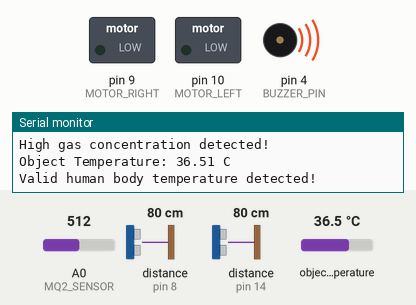
Recording of a program running on a simulated Arduino Micro, built with avr-gcc and run on an emulated ATmega32U4. On the bench: switched loads named in the program (green lamp = pin HIGH), buzzer (waves = sounding), the last lines printed to the serial monitor. Wiring (inferred from the names in the program): 2 × ultrasonic range finder: trigger pin 7, echo pin 8 / trigger pin 16, echo pin 14. Dashed ring = blinking. Inputs (shaded band) come from the test bench; at power-on: object temperature 36.5 °C, distance to the obstacle (sensors on pin 8, pin 14) 80 cm, A0 (MQ2_SENSOR) = 512. The echo pulse lasts 58.3 µs per cm; pins used as bus, display or sensor lines are not drawn.

Above: at 1.26 s.
1.3 s: object temperature set to 32.8 °C
4.3 s: object temperature set to 32.1 °C
At 5.6 s:
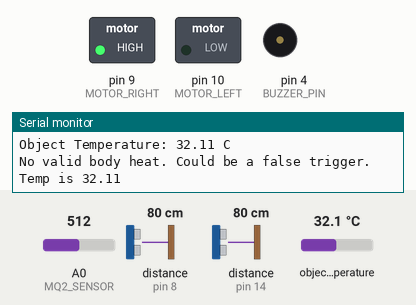
10.3 s: distance to the obstacle (sensor on pin 8) set to 12 cm
13.3 s: distance to the obstacle (sensor on pin 8) set to 9 cm
At 13.9 s:
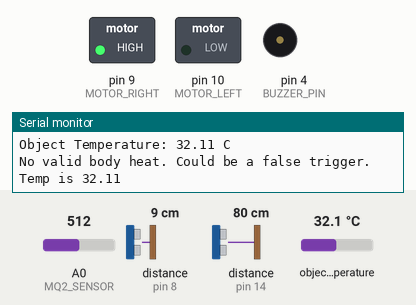
16.3 s: distance to the obstacle (sensor on pin 8) set to 35 cm
At 16.49 s:
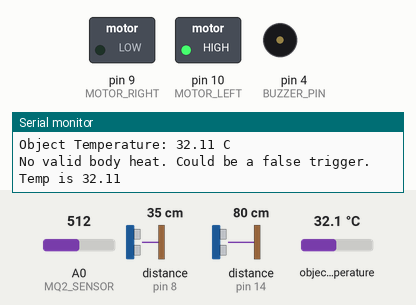
Timing chart, 0 to 20.3 s (numbered marks = the images above; inputs shaded):
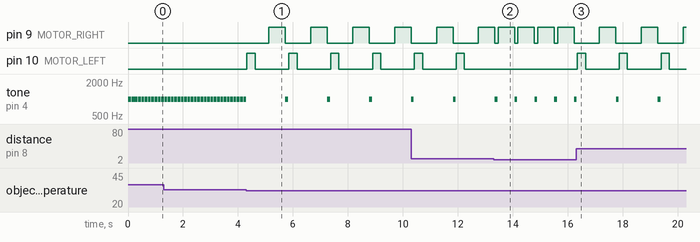

Measured:
- the behaviour switches between 32.5 and 32.4 °C on object temperature (found by bisection; images 0 and 1)
- the behaviour switches between 11 and 10 cm on distance to the obstacle (sensor on pin 8) (found by bisection; images 1 and 2)
- after the input at 4.3 s, pin 9 (MOTOR_RIGHT): alternates HIGH for 0.60 s and LOW for 0.93 s, starting after 0.83 s; pin 10 (MOTOR_LEFT): alternates HIGH for 0.30 s and LOW for 1.2 s, starting at once; tone on pin 4 (BUZZER_PIN): alternates 1000 Hz for 0.10 s and silent for 1.4 s, starting after 1.4 s
- after the input at 13.3 s, pin 9 (MOTOR_RIGHT): alternates HIGH for 0.60 s and LOW for 0.12 s, starting after 0.17 s; pin 10 (MOTOR_LEFT): stops changing and stays LOW; tone on pin 4 (BUZZER_PIN): alternates 1000 Hz for 0.10 s and silent for 0.62 s, starting after 0.77 s
- after the input at 16.3 s, pin 9 (MOTOR_RIGHT): alternates HIGH for 0.60 s and LOW for 0.92 s, starting after 0.85 s; pin 10 (MOTOR_LEFT): alternates HIGH for 0.30 s and LOW for 1.2 s, starting after 0.05 s; tone on pin 4 (BUZZER_PIN): alternates 1000 Hz for 0.10 s and silent for 1.4 s, starting after 1.5 s
- by itself, tone on pin 4 (BUZZER_PIN): alternates 1000 Hz for 0.10 s and silent for 0.02 s

The program:

main.cpp
```cpp
#include <Arduino.h>
#include <Adafruit_MLX90614.h>

// Pin Definitions
#define TRIG_R_PIN    7           // Ultrasonic sensor 1 TRIG pin
#define ECHO_R_PIN    8           // Ultrasonic sensor 1 ECHO pin
#define TRIG_L_PIN    16          // Ultrasonic sensor 2 TRIG pin (new)
#define ECHO_L_PIN    14          // Ultrasonic sensor 2 ECHO pin (new)
#define MQ2_SENSOR    A0          // MQ-2 Gas sensor
#define BUZZER_PIN    4           // Alarm buzzer
#define MOTOR_LEFT    10          // Left motor
#define MOTOR_RIGHT   9           // Right Motor

// Thresholds
#define TEMP_THRESHOLD_LOW   32.5
#define TEMP_THRESHOLD_HIGH  42.0
#define GAS_THRESHOLD        450   // MQ-2 analog value (adjustable)
#define DIST_THRESHOLD_CM    10

// Temperature sensor
Adafruit_MLX90614 mlx = Adafruit_MLX90614();

// Timing Variables
unsigned long motionLastDetected = 0;
const unsigned long humanSearchDuration = 5000;

// Function Declarations
float getDistance(uint8_t trigPin, uint8_t echoPin);
float getAmbientTemperature();
float getObjectTemperature();

void stopMoving();
void moveForward();
void moveBackward();
void moveTowardHuman();
void alert();
void checkForGas();
bool checkForHumanPresence();
void search(float distanceRight, float distanceLeft);

void setup() {
    Serial.begin(9600);

    mlx.begin();

    pinMode(TRIG_R_PIN, OUTPUT);
    pinMode(ECHO_R_PIN, INPUT);
    pinMode(TRIG_L_PIN, OUTPUT);
    pinMode(ECHO_L_PIN, INPUT);
    pinMode(MQ2_SENSOR, INPUT);

    pinMode(BUZZER_PIN, OUTPUT);

    pinMode(MOTOR_LEFT, OUTPUT);
    pinMode(MOTOR_RIGHT, OUTPUT);

    digitalWrite(BUZZER_PIN, LOW);
}

void loop() {

    search(getDistance(TRIG_R_PIN, ECHO_R_PIN), getDistance(TRIG_L_PIN, ECHO_L_PIN));

    checkForGas();
    checkForHumanPresence();
    delay(100);
}

float getDistance(uint8_t trigPin, uint8_t echoPin) {
    digitalWrite(trigPin, LOW);
    delayMicroseconds(2);
    digitalWrite(trigPin, HIGH);
    delayMicroseconds(10);
    digitalWrite(trigPin, LOW);
    long duration = pulseIn(echoPin, HIGH);
    return duration * 0.034 / 2;
}

float getAmbientTemperature() {
    return mlx.readAmbientTempC();
}

float getObjectTemperature() {
    return mlx.readObjectTempC();
}

void moveForward() {
    digitalWrite(MOTOR_LEFT, HIGH);
    digitalWrite(MOTOR_RIGHT, HIGH);
}

void turnLeft() {
    digitalWrite(MOTOR_LEFT, LOW);
    digitalWrite(MOTOR_RIGHT, HIGH);
}

void turnRight() {
    digitalWrite(MOTOR_LEFT, HIGH);
    digitalWrite(MOTOR_RIGHT, LOW);
}

void stopMoving() {
    digitalWrite(MOTOR_LEFT, LOW);
    digitalWrite(MOTOR_RIGHT, LOW);
}

void moveTowardHuman() {
    Serial.println("Moving toward human...");
    moveForward();
    delay(1000);
    stopMoving();
}

void alert() {
      tone(BUZZER_PIN, 1000, 100);
}

void checkForGas() {
    int gasVal = analogRead(MQ2_SENSOR);
    Serial.print("MQ-2 Gas Reading: ");
    Serial.println(gasVal);
    if (gasVal > GAS_THRESHOLD) {
        Serial.println("High gas concentration detected!");
        alert();
    }
}

bool checkForHumanPresence() {
    float temperature = getObjectTemperature();

    Serial.print("Object Temperature: "); Serial.print(temperature); Serial.println(" C");

    if (temperature >= TEMP_THRESHOLD_LOW) {
        Serial.println("Valid human body temperature detected!");
        return true;
    } else {
        Serial.print("No valid body heat. Could be a false trigger.");
        Serial.print("\tTemp is ");
        Serial.println(temperature);
    }
  return false;
}

void search(float distanceRight, float distanceLeft)
{
    Serial.print("distanceRight="); Serial.print(distanceRight);
    Serial.print("\tdistanceLeft="); Serial.println(distanceLeft);

    if(checkForHumanPresence())
        alert();
    else if(distanceLeft < distanceRight)
    {
        if(distanceLeft > DIST_THRESHOLD_CM){
            turnLeft();
            delay(300);
            stopMoving();
            delay(500);
        }
        if(!checkForHumanPresence()){
            turnRight();
            delay(600);
            stopMoving();
        }
    }
    else
    {
        if(distanceRight > DIST_THRESHOLD_CM){
            turnRight();
            delay(300);
            stopMoving();
            delay(500);
        }
        if(!checkForHumanPresence()){

            turnLeft();
            delay(600);
            stopMoving();
        }
    }

}
```
